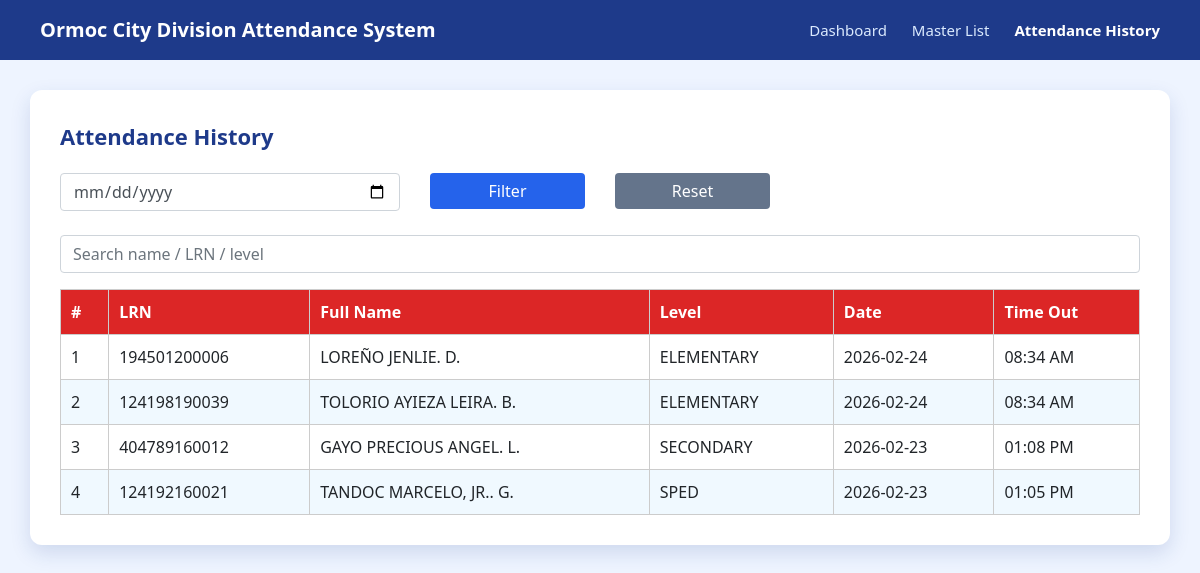
The page /attendance_history1.php on the database its author committed.
### tables this page shows
CREATE TABLE `time_out` (
  `id` int(11) NOT NULL,
  `lrn` varchar(50) DEFAULT NULL,
  `level` varchar(50) NOT NULL,
  `event` varchar(50) NOT NULL,
  `fullname` varchar(150) DEFAULT NULL,
  `sex` varchar(20) NOT NULL,
  `school` varchar(100) NOT NULL,
  `date_logged` date DEFAULT NULL,
  `time_logged` time DEFAULT NULL,
  `is_notif` varchar(1) NOT NULL DEFAULT 'N',
  `created_at` timestamp NOT NULL DEFAULT current_timestamp()
);

### attendance_history1.php (the view, shortened to what this page needs)
<?php
require "config.php";
$date_filter = isset($_GET['date']) ? $_GET['date'] : '';
$query = "SELECT * FROM time_out";
$query .= " ORDER BY date_logged DESC, time_logged DESC";
$res = mysqli_query($conn, $query);
$i = 1;
?>
<!DOCTYPE html>
<html>
<head>
<link rel="stylesheet" href="css/bootstrap.min.css">
</head>
<body>
<div class="header">
    <h2>Ormoc City Division Attendance System</h2>
    <div class="nav">
        <a href="dashboard.php">Dashboard</a>
        <a href="masterlist.php">Master List</a>
        <a href="attendance_history.php" class="active">Attendance History</a>
    </div>
</div>
<div class="page-container">
    <div class="attendance-card">
        <div class="page-title">Attendance History</div>
        <form method="GET" class="mb-4">
            <div class="row">
                <div class="col-md-4">
                    <input type="date" name="date" class="form-control"
                           value="<?= htmlspecialchars($date_filter) ?>">
                </div>
                <div class="col-md-2">
                    <button class="btn btn-primary w-100">Filter</button>
                </div>
                <div class="col-md-2">
                    <a href="attendance_history.php" class="btn btn-secondary w-100">Reset</a>
                </div>
            </div>
        </form>
        <input type="text"
               id="searchInput"
               class="form-control mb-3"
               placeholder="Search name / LRN / level">
        <div class="table-responsive">
            <table class="blue-table">
                <thead>
                    <tr>
                        <th>#</th>
                        <th>LRN</th>
                        <th>Full Name</th>
                        <th>Level</th>
                        <th>Date</th>
                        <th>Time Out</th>
                    </tr>
                </thead>
                <tbody id="attendanceTable">
                <?php while ($row = mysqli_fetch_assoc($res)): ?>
                    <tr>
                        <td><?= $i++ ?></td>
                        <td><?= htmlspecialchars($row['lrn']) ?></td>
                        <td><?= htmlspecialchars($row['fullname']) ?></td>
                        <td><?= htmlspecialchars($row['level']) ?></td>
                        <td><?= htmlspecialchars($row['date_logged']) ?></td>
                        <td><?= date("h:i A", strtotime($row['time_logged'])) ?></td>
                    </tr>
                <?php endwhile; ?>
                </tbody>
            </table>
        </div>
    </div>
</div>
</body>
</html>

### attendance_history1.php (style rules this page uses)
body { margin: 0; font-family: 'Segoe UI', sans-serif; background-color: #eef4ff; }
.header { background-color: #1e3a8a; padding: 18px 40px; display: flex; justify-content: space-between; align-items: center; }
.header h2 { margin: 0; font-size: 20px; font-weight: 600; color: white; }
.nav a { margin-left: 25px; text-decoration: none; font-size: 15px; font-weight: 500; color: #dbeafe; transition: 0.2s ease; }
.nav .active { color: #ffffff; font-weight: 600; }
.page-container { padding: 30px; }
.attendance-card { background-color: white; border-radius: 12px; padding: 30px; box-shadow: 0 8px 20px rgba(30,58,138,0.15); }
.page-title { font-size: 22px; font-weight: 600; color: #1e3a8a; margin-bottom: 20px; }
.blue-table { border-collapse: collapse; width: 100%; }
.blue-table th, .blue-table td { padding: 10px; border: 1px solid #ccc; }
.blue-table th { background-color: #dc2626; color: white; }
.blue-table tbody tr:nth-child(even) { background-color: #f0f9ff; }
.btn-primary { background-color: #2563eb; border: none; }
.btn-secondary { background-color: #64748b; border: none; }

### rows shown on the page
time_out: lrn "194501200006", fullname "LOREÑO JENLIE. D.", level "ELEMENTARY", date_logged "2026-02-24", time_logged "08:34 AM"
time_out: lrn "124198190039", fullname "TOLORIO AYIEZA LEIRA. B.", level "ELEMENTARY", date_logged "2026-02-24", time_logged "08:34 AM"
time_out: lrn "404789160012", fullname "GAYO PRECIOUS ANGEL. L.", level "SECONDARY", date_logged "2026-02-23", time_logged "01:08 PM"
time_out: lrn "124192160021", fullname "TANDOC MARCELO, JR.. G.", level "SPED", date_logged "2026-02-23", time_logged "01:05 PM"
